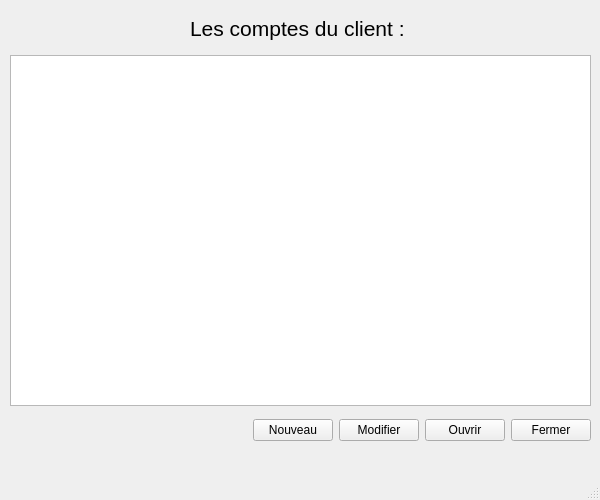
<?xml version="1.0" encoding="UTF-8"?>
<ui version="4.0">
 <class>UIListAccount</class>
 <widget class="QMainWindow" name="UIListAccount">
  <property name="geometry">
   <rect>
    <x>0</x>
    <y>0</y>
    <width>600</width>
    <height>500</height>
   </rect>
  </property>
  <property name="minimumSize">
   <size>
    <width>600</width>
    <height>500</height>
   </size>
  </property>
  <property name="maximumSize">
   <size>
    <width>600</width>
    <height>500</height>
   </size>
  </property>
  <property name="windowTitle">
   <string>Gestion des comptes - Gestionnaire : </string>
  </property>
  <widget class="QWidget" name="centralwidget">
   <widget class="QWidget" name="horizontalLayoutWidget">
    <property name="geometry">
     <rect>
      <x>10</x>
      <y>10</y>
      <width>581</width>
      <height>37</height>
     </rect>
    </property>
    <layout class="QHBoxLayout" name="horizontalLayoutNorth">
     <item>
      <spacer name="horizontalSpacer">
       <property name="orientation">
        <enum>Qt::Horizontal</enum>
       </property>
       <property name="sizeHint" stdset="0">
        <size>
         <width>40</width>
         <height>20</height>
        </size>
       </property>
      </spacer>
     </item>
     <item>
      <widget class="QLabel" name="labelTitle">
       <property name="font">
        <font>
         <pointsize>16</pointsize>
        </font>
       </property>
       <property name="text">
        <string>Les comptes du client : </string>
       </property>
      </widget>
     </item>
     <item>
      <spacer name="horizontalSpacerLeft">
       <property name="orientation">
        <enum>Qt::Horizontal</enum>
       </property>
       <property name="sizeHint" stdset="0">
        <size>
         <width>40</width>
         <height>20</height>
        </size>
       </property>
      </spacer>
     </item>
    </layout>
   </widget>
   <widget class="QWidget" name="horizontalLayoutWidget_Tableview">
    <property name="geometry">
     <rect>
      <x>10</x>
      <y>55</y>
      <width>581</width>
      <height>351</height>
     </rect>
    </property>
    <layout class="QHBoxLayout" name="horizontalLayoutTableview">
     <item>
      <widget class="QTableView" name="tableViewAccounts">
       <property name="selectionBehavior">
        <enum>QAbstractItemView::SelectRows</enum>
       </property>
      </widget>
     </item>
    </layout>
   </widget>
   <widget class="QWidget" name="horizontalLayoutWidget_Buttons">
    <property name="geometry">
     <rect>
      <x>10</x>
      <y>410</y>
      <width>581</width>
      <height>41</height>
     </rect>
    </property>
    <layout class="QHBoxLayout" name="horizontalLayoutButtons">
     <item>
      <spacer name="horizontalSpacerButtons">
       <property name="orientation">
        <enum>Qt::Horizontal</enum>
       </property>
       <property name="sizeHint" stdset="0">
        <size>
         <width>40</width>
         <height>20</height>
        </size>
       </property>
      </spacer>
     </item>
	 <item>
      <widget class="QPushButton" name="pushButtonNouveau">
       <property name="text">
        <string>Nouveau</string>
       </property>
      </widget>
     </item>
     <item>
      <widget class="QPushButton" name="pushButtonModifier">
       <property name="text">
        <string>Modifier</string>
       </property>
      </widget>
     </item>
     <item>
      <widget class="QPushButton" name="pushButtonOuvrir">
       <property name="text">
        <string>Ouvrir</string>
       </property>
      </widget>
     </item>
     <item>
      <widget class="QPushButton" name="pushButtonClose">
       <property name="text">
        <string>Fermer</string>
       </property>
      </widget>
     </item>
    </layout>
   </widget>
  </widget>
  <widget class="QMenuBar" name="menubar">
   <property name="geometry">
    <rect>
     <x>0</x>
     <y>0</y>
     <width>600</width>
     <height>21</height>
    </rect>
   </property>
  </widget>
  <widget class="QStatusBar" name="statusbar"/>
 </widget>
 <resources/>
 <connections/>
</ui>
